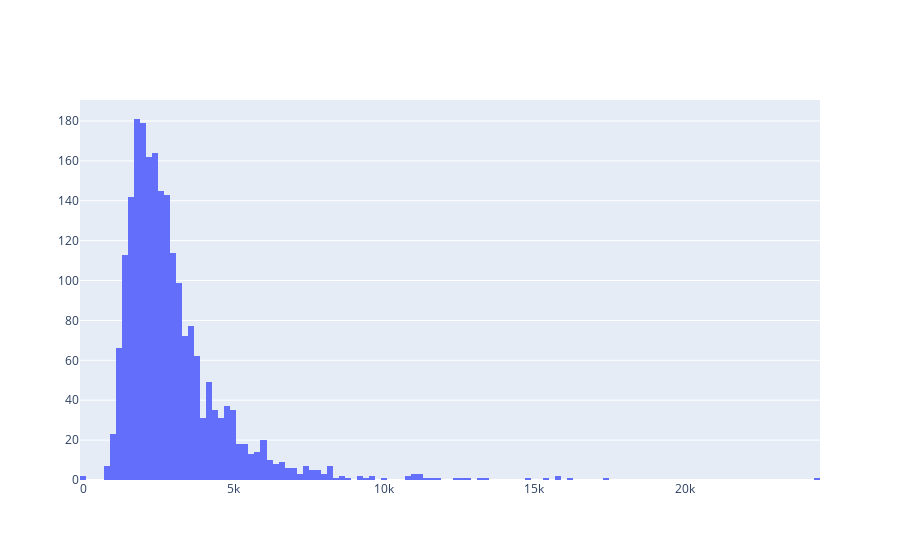

Notebook cell for this chart:
### Code cell
'''
The histogram is shifted to the right. This means that there are a lot of abnormal volumes.
'''
fig = go.Figure()
fig.add_trace(go.Histogram(x=data.volume, name='Volume'))
fig.show()

### Figure 1 — Plotly figure (JSON) as saved in the notebook; plotly's stock layout.template omitted (floating-point values rounded to 4 significant figures; data arrays with more than 128 entries replaced by an {"elided": "..."} marker saying what was removed)
{"data": [{"name": "Volume", "type": "histogram", "x": {"elided": "2154 float values"}}], "layout": {}}
